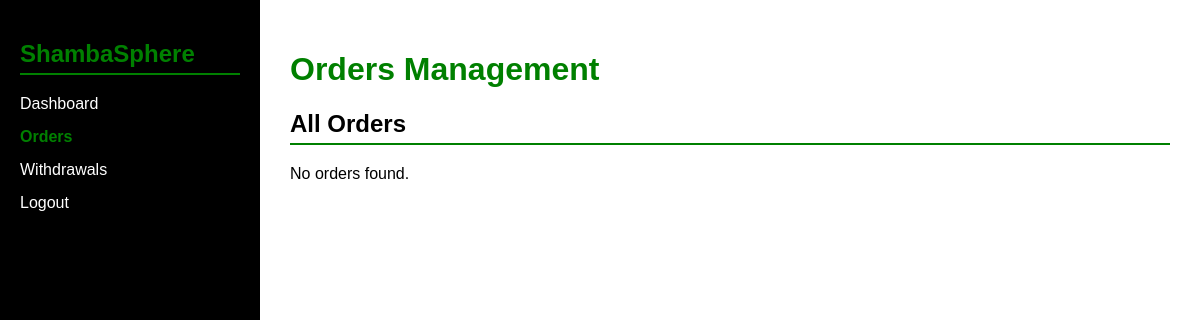
/admin-orders/ (signed in), run on an earlier commit of the app's database.
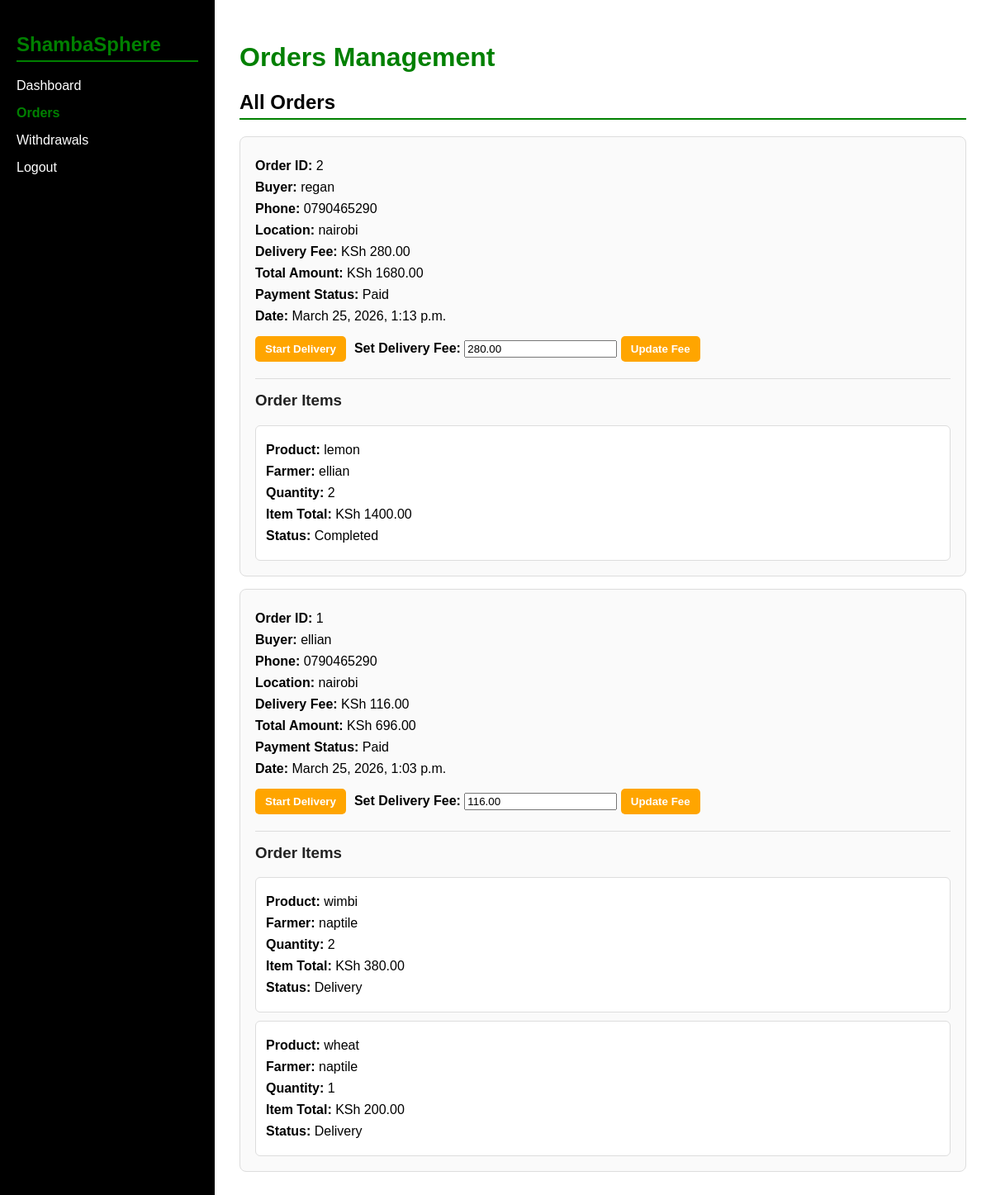
And on a later commit of the database.
### myapp/models.py (models this page shows, shortened)
class Order(models.Model):
    buyer = models.ForeignKey(User, on_delete=models.CASCADE)
    phone = models.CharField(max_length=20)
    location = models.CharField(max_length=255)
    delivery_fee = models.DecimalField(max_digits=10, decimal_places=2, default=0.00)
    total_amount = models.DecimalField(max_digits=10, decimal_places=2)
    payment_status = models.CharField(
        max_length=20,
        choices=[
            ("Pending", "Pending"),
            ("Paid", "Paid"),
        ],
        default="Pending"
    )
    created_at = models.DateTimeField(auto_now_add=True)

class OrderItem(models.Model):
    order = models.ForeignKey(Order, on_delete=models.CASCADE, related_name="items")
    produce = models.ForeignKey(Produce, on_delete=models.CASCADE)
    farmer = models.ForeignKey(FarmerProfile, on_delete=models.CASCADE)
    quantity = models.PositiveIntegerField()
    price = models.DecimalField(max_digits=10, decimal_places=2)
    status = models.CharField(
        max_length=20,
        choices=[
            ("Pending", "Pending"),
            ("Paid", "Paid"),
            ("Delivery", "Delivery"),
            ("Completed", "Completed"),
        ],
        default="Pending"
    )
    created_at = models.DateTimeField(auto_now_add=True)

class Produce(models.Model):
    farmer = models.ForeignKey(FarmerProfile, on_delete=models.CASCADE)
    name = models.CharField(max_length=100)
    quantity = models.FloatField()
    price = models.DecimalField(max_digits=10, decimal_places=2)
    image = models.ImageField(upload_to='produce_images/')
    status = models.CharField(max_length=20, default='Available')
    created_at = models.DateTimeField(auto_now_add=True)

class FarmerProfile(models.Model):
    user = models.OneToOneField(User, on_delete=models.CASCADE)
    phone = models.CharField(max_length=20)
    county = models.CharField(max_length=100)
    farm_name = models.CharField(max_length=200)
    farming_type = models.CharField(max_length=100)
    farm_size = models.FloatField()
    experience = models.IntegerField()
    farm_description = models.TextField(blank=True)
    produce_categories = models.CharField(max_length=255, blank=True)
    active_status = models.CharField(max_length=10)
    harvest_season = models.CharField(max_length=50)
    delivery = models.CharField(max_length=10)
    balance = models.DecimalField(max_digits=10, decimal_places=2, default=0)

### myapp/views.py (the view)
# urls.py: path('admin-orders/', views.admin_orders, name='admin_orders'),
@staff_member_required
def admin_orders(request):
    orders = (
        Order.objects.all()
        .prefetch_related("items", "items__produce", "items__farmer__user", "buyer")
        .order_by("-created_at")
    )
    context = {
        "orders": orders,
    }
    return render(request, "admin-orders.html", context)

### myapp/templates/admin-orders.html (shortened to what this page needs)
{% load static %}
<!DOCTYPE html>
<html lang="en">
<head>
    <link rel="stylesheet" href="{% static 'css/admin-orders.css' %}">
</head>
<body>
<div class="dashboard">
    <div class="sidebar">
        <h2>ShambaSphere</h2>
        <ul>
            <li><a href="{% url 'admin_dashboard' %}">Dashboard</a></li>
            <li><a href="{% url 'admin_orders' %}" class="active-link">Orders</a></li>
            <li><a href="{% url 'admin_withdrawals' %}">Withdrawals</a></li>
            <li><a href="{% url 'logout' %}">Logout</a></li>
        </ul>
    </div>
    <div class="main-content">
        <h1>Orders Management</h1>
        <section>
            <h2>All Orders</h2>
            {% for order in orders %}
            <div class="card">
                <p><strong>Order ID:</strong> {{ order.id }}</p>
                <p><strong>Buyer:</strong> {{ order.buyer.username }}</p>
                <p><strong>Phone:</strong> {{ order.phone }}</p>
                <p><strong>Location:</strong> {{ order.location }}</p>
                <p><strong>Delivery Fee:</strong> KSh {{ order.delivery_fee }}</p>
                <p><strong>Total Amount:</strong> KSh {{ order.total_amount }}</p>
                <p><strong>Payment Status:</strong> {{ order.payment_status }}</p>
                <p><strong>Date:</strong> {{ order.created_at }}</p>
                <div class="action-buttons">
                    {% if order.payment_status == "Paid" %}
                    <form method="POST" action="{% url 'start_delivery' order.id %}">
                        <button class="delivery" type="submit">Start Delivery</button>
                    </form>
                    {% endif %}
                    <form method="POST" action="{% url 'update_delivery_fee' order.id %}">
    <label><strong>Set Delivery Fee:</strong></label>
    <input type="number" step="0.01" name="delivery_fee" value="{{ order.delivery_fee }}" required>
    <button type="submit" class="delivery">Update Fee</button>
</form>
                </div>
                <div class="order-items">
                    <h3>Order Items</h3>
                    {% for item in order.items.all %}
                    <div class="item-card">
                        <p><strong>Product:</strong> {{ item.produce.name }}</p>
                        <p><strong>Farmer:</strong> {{ item.farmer.user.username }}</p>
                        <p><strong>Quantity:</strong> {{ item.quantity }}</p>
                        <p><strong>Item Total:</strong> KSh {{ item.price }}</p>
                        <p><strong>Status:</strong> {{ item.status }}</p>
                    </div>
                    {% empty %}
                    <p>No items in this order.</p>
                    {% endfor %}
                </div>
            </div>
            {% empty %}
            <p>No orders found.</p>
            {% endfor %}
        </section>
    </div>
</div>
</body>
</html>

### myapp/static/css/admin-orders.css (style rules this page uses)
body { margin: 0; font-family: Arial, sans-serif; background: #f5f5f5; }
.dashboard { display: flex; min-height: 100vh; }
.sidebar { width: 220px; background: black; color: white; padding: 20px; }
.sidebar h2 { color: green; }
.sidebar ul { list-style: none; padding: 0; }
.sidebar ul li { margin: 15px 0; }
.sidebar ul li a { color: white; text-decoration: none; }
.sidebar ul li a:hover, .sidebar ul li a.active-link { color: green; font-weight: bold; }
.main-content { flex: 1; padding: 30px; background: white; }
h1 { color: green; }
h2 { color: black; border-bottom: 2px solid green; padding-bottom: 5px; }
.card { border: 1px solid #ddd; padding: 18px; margin-top: 15px; background: #fafafa; border-radius: 8px; }
.card p { margin: 8px 0; }
.action-buttons { margin-top: 15px; display: flex; gap: 10px; flex-wrap: wrap; }
.action-buttons form { margin: 0; }
.order-items { margin-top: 20px; padding-top: 15px; border-top: 1px solid #ddd; }
.order-items h3 { margin-top: 0; color: #222; }
.item-card { border: 1px solid #ddd; background: white; padding: 12px; margin-top: 10px; border-radius: 6px; }
button { padding: 8px 12px; border: none; cursor: pointer; border-radius: 5px; font-weight: bold; }
.delivery { background: orange; color: white; }

What changed in the data, as far as the page shows it:
added Order: id "2", buyer.username "regan", phone "0790465290", location "nairobi", delivery_fee "280.00", total_amount "1680.00", payment_status "Paid", created_at "March 25, 2026, 1:13 p.m.", shows "Start Delivery"
added OrderItem: produce.name "lemon", farmer.user.username "ellian", quantity "2", price "1400.00", status "Completed"
added Order: id "1", buyer.username "ellian", phone "0790465290", location "nairobi", delivery_fee "116.00", total_amount "696.00", payment_status "Paid", created_at "March 25, 2026, 1:03 p.m.", shows "Start Delivery"
added OrderItem: produce.name "wimbi", farmer.user.username "naptile", quantity "2", price "380.00", status "Delivery", shown under "1"
added OrderItem: produce.name "wheat", farmer.user.username "naptile", quantity "1", price "200.00", status "Delivery"
Also different on the page:
text no longer shown: "No orders found."
